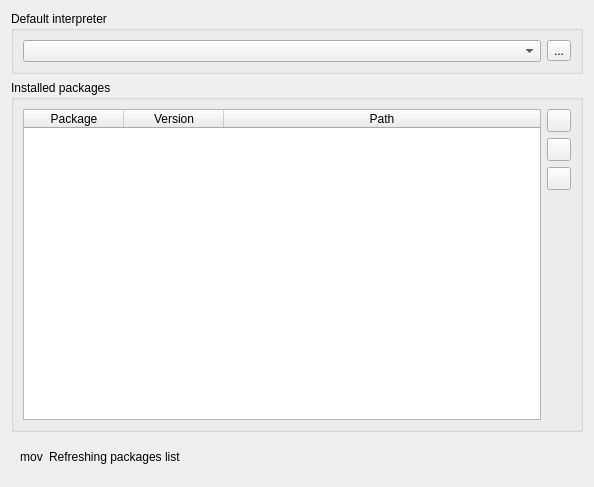
<?xml version="1.0" encoding="UTF-8"?>
<ui version="4.0">
 <class>Form</class>
 <widget class="QWidget" name="Form">
  <property name="geometry">
   <rect>
    <x>0</x>
    <y>0</y>
    <width>594</width>
    <height>487</height>
   </rect>
  </property>
  <property name="windowTitle">
   <string>Form</string>
  </property>
  <layout class="QVBoxLayout" name="verticalLayout">
   <item>
    <widget class="QGroupBox" name="groupBox">
     <property name="title">
      <string>Default interpreter</string>
     </property>
     <layout class="QGridLayout" name="gridLayout">
      <item row="0" column="0">
       <layout class="QHBoxLayout" name="horizontalLayout">
        <item>
         <widget class="QComboBox" name="combo_interpreters"/>
        </item>
        <item>
         <widget class="QToolButton" name="bt_configure">
          <property name="text">
           <string>...</string>
          </property>
          <property name="icon">
           <iconset theme="system-run">
            <normaloff/>
           </iconset>
          </property>
          <property name="popupMode">
           <enum>QToolButton::InstantPopup</enum>
          </property>
          <property name="arrowType">
           <enum>Qt::NoArrow</enum>
          </property>
         </widget>
        </item>
       </layout>
      </item>
     </layout>
    </widget>
   </item>
   <item>
    <widget class="QGroupBox" name="groupBox_2">
     <property name="title">
      <string>Installed packages</string>
     </property>
     <layout class="QVBoxLayout" name="verticalLayout_3">
      <item>
       <layout class="QHBoxLayout" name="horizontalLayout_2">
        <item>
         <widget class="QTableWidget" name="table_packages">
          <property name="editTriggers">
           <set>QAbstractItemView::NoEditTriggers</set>
          </property>
          <property name="alternatingRowColors">
           <bool>true</bool>
          </property>
          <property name="selectionMode">
           <enum>QAbstractItemView::SingleSelection</enum>
          </property>
          <property name="selectionBehavior">
           <enum>QAbstractItemView::SelectRows</enum>
          </property>
          <attribute name="horizontalHeaderCascadingSectionResizes">
           <bool>false</bool>
          </attribute>
          <attribute name="horizontalHeaderStretchLastSection">
           <bool>true</bool>
          </attribute>
          <attribute name="verticalHeaderVisible">
           <bool>false</bool>
          </attribute>
          <attribute name="verticalHeaderCascadingSectionResizes">
           <bool>false</bool>
          </attribute>
          <column>
           <property name="text">
            <string>Package</string>
           </property>
          </column>
          <column>
           <property name="text">
            <string>Version</string>
           </property>
          </column>
          <column>
           <property name="text">
            <string>Path</string>
           </property>
          </column>
         </widget>
        </item>
        <item>
         <layout class="QVBoxLayout" name="verticalLayout_2">
          <property name="leftMargin">
           <number>0</number>
          </property>
          <item>
           <widget class="QToolButton" name="bt_install_package">
            <property name="text">
             <string/>
            </property>
            <property name="icon">
             <iconset theme="list-add">
              <normaloff/>
             </iconset>
            </property>
           </widget>
          </item>
          <item>
           <widget class="QToolButton" name="bt_uninstall_package">
            <property name="text">
             <string/>
            </property>
            <property name="icon">
             <iconset theme="list-remove">
              <normaloff/>
             </iconset>
            </property>
           </widget>
          </item>
          <item>
           <widget class="QToolButton" name="bt_upgrade_package">
            <property name="text">
             <string/>
            </property>
            <property name="icon">
             <iconset theme="up">
              <normaloff/>
             </iconset>
            </property>
           </widget>
          </item>
          <item>
           <spacer name="verticalSpacer">
            <property name="orientation">
             <enum>Qt::Vertical</enum>
            </property>
            <property name="sizeHint" stdset="0">
             <size>
              <width>20</width>
              <height>40</height>
             </size>
            </property>
           </spacer>
          </item>
         </layout>
        </item>
       </layout>
      </item>
     </layout>
    </widget>
   </item>
   <item>
    <widget class="QWidget" name="widgetInfos" native="true">
     <layout class="QGridLayout" name="gridLayout_2">
      <item row="0" column="0">
       <layout class="QHBoxLayout" name="layout_infos">
        <property name="topMargin">
         <number>0</number>
        </property>
        <item>
         <widget class="QLabel" name="lblMovie">
          <property name="text">
           <string>mov</string>
          </property>
          <property name="alignment">
           <set>Qt::AlignCenter</set>
          </property>
         </widget>
        </item>
        <item>
         <widget class="QLabel" name="lblInfos">
          <property name="text">
           <string>Refreshing packages list</string>
          </property>
         </widget>
        </item>
        <item>
         <spacer name="horizontalSpacer">
          <property name="orientation">
           <enum>Qt::Horizontal</enum>
          </property>
          <property name="sizeHint" stdset="0">
           <size>
            <width>40</width>
            <height>20</height>
           </size>
          </property>
         </spacer>
        </item>
       </layout>
      </item>
     </layout>
    </widget>
   </item>
  </layout>
 </widget>
 <resources>
  <include location="../qidle.qrc"/>
 </resources>
 <connections/>
</ui>
